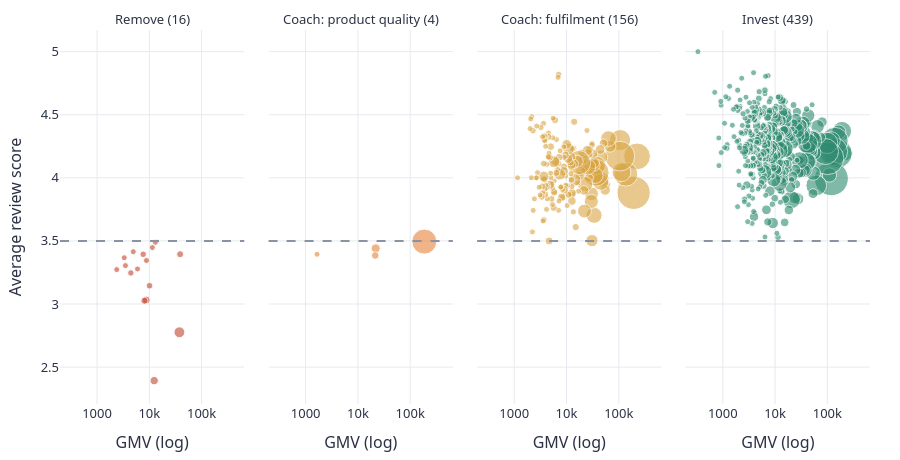

The notebook cell this image was saved under:
### Code cell
V.fig_seller_quadrant(sc)

### Figure 1 — Plotly figure (JSON) as saved in the notebook; plotly's stock layout.template omitted (floating-point values rounded to 4 significant figures; data arrays with more than 128 entries replaced by an {"elided": "..."} marker saying what was removed)
{"data": [{"customdata": [[76, 0.2105, "auto"], [183, 0.1366, "watches_gifts"], [45, 0.1556, "construction_tools_construction"], [107, 0.215, "unknown"], [38, 0.2105, "watches_gifts"], [69, 0.2899, "bed_bath_table"], [58, 0.1379, "office_furniture"], [96, 0.2604, "toys"], [78, 0.1154, "bed_bath_table"], [66, 0.1364, "bed_bath_table"], [36, 0.3333, "baby"], [41, 0.3171, "housewares"], [65, 0.1692, "baby"], [46, 0.1739, "bed_bath_table"], [30, 0.1667, "pet_shop"], [44, 0.2727, "furniture_decor"]], "hovertemplate": "%{text}<br>R$ %{x:,.0f} GMV, %{y:.2f} stars<br>%{customdata[0]:,} orders, %{customdata[1]:.1%} late<br>%{customdata[2]}<extra></extra>", "marker": {"color": "#c1462f", "line": {"color": "#ffffff", "width": 1}, "opacity": 0.6, "size": [76, 183, 45, 107, 38, 69, 58, 96, 78, 66, 36, 41, 65, 46, 30, 44], "sizemin": 3, "sizemode": "area", "sizeref": 3.092}, "mode": "markers", "showlegend": false, "text": ["712e6ed8aa4aa1fa65dab41fed5737e4", "2eb70248d66e0e3ef83659f71b244378", "0b35c634521043bf4b47e21547b99ab5", "1ca7077d890b907f89be8c954a02686a", "c60b801f2d52c7f7f91de00870882a75", "54965bbe3e4f07ae045b90b0b8541f52", "5058e8c1e82653974541e83690655b4a", "a49928bcdf77c55c6d6e05e09a9b4ca5", "972d0f9cf61b499a4812cf0bfa3ad3c4", "6fd52c528dcb38be2eea044946b811f8", "ad781527c93d00d89a11eecd9dcad7c1", "835f0f7810c76831d6c7d24c7a646d4d", "bbad7e518d7af88a0897397ffdca1979", "602044f2c16190c2c6e45eb35c2e21cb", "070d165398b553f3b4b851c216b8a358", "2a1348e9addc1af5aaa619b1a3679d6b"], "type": "scatter", "x": [38800.0, 37580.0, 13050.0, 12390.0, 11420.0, 10090.0, 8813.0, 8727.0, 8044.0, 7626.0, 5945.0, 4929.0, 4430.0, 3492.0, 3312.0, 2378.0], "xaxis": "x", "y": [3.395, 2.776, 3.489, 2.393, 3.447, 3.145, 3.345, 3.031, 3.026, 3.394, 3.278, 3.415, 3.246, 3.304, 3.367, 3.273], "yaxis": "y"}, {"customdata": [[966, 0.09938, "office_furniture"], [127, 0.03937, "furniture_decor"], [91, 0.06593, "perfumery"], [33, 0.06061, "fashion_male_clothing"]], "hovertemplate": "%{text}<br>R$ %{x:,.0f} GMV, %{y:.2f} stars<br>%{customdata[0]:,} orders, %{customdata[1]:.1%} late<br>%{customdata[2]}<extra></extra>", "marker": {"color": "#e8833a", "line": {"color": "#ffffff", "width": 1}, "opacity": 0.6, "size": [966, 127, 91, 33], "sizemin": 3, "sizemode": "area", "sizeref": 3.092}, "mode": "markers", "showlegend": false, "text": ["7c67e1448b00f6e969d365cea6b010ab", "710e3548e02bc1d2831dfc4f1b5b14d4", "8444e55c1f13cd5c179851e5ca5ebd00", "dc8798cbf453b7e0f98745e396cc5616"], "type": "scatter", "x": [186200.0, 21870.0, 21460.0, 1653.0], "xaxis": "x2", "y": [3.495, 3.441, 3.385, 3.394], "yaxis": "y2"}, {"customdata": {"elided": "156x3 mixed values"}, "hovertemplate": "%{text}<br>R$ %{x:,.0f} GMV, %{y:.2f} stars<br>%{customdata[0]:,} orders, %{customdata[1]:.1%} late<br>%{customdata[2]}<extra></extra>", "marker": {"color": "#d9a441", "line": {"color": "#ffffff", "width": 1}, "opacity": 0.6, "size": {"elided": "156 int values"}, "sizemin": 3, "sizemode": "area", "sizeref": 3.092}, "mode": "markers", "showlegend": false, "text": {"elided": "156 str values"}, "type": "scatter", "x": {"elided": "156 float values"}, "xaxis": "x3", "y": {"elided": "156 float values"}, "yaxis": "y3"}, {"customdata": {"elided": "439x3 mixed values"}, "hovertemplate": "%{text}<br>R$ %{x:,.0f} GMV, %{y:.2f} stars<br>%{customdata[0]:,} orders, %{customdata[1]:.1%} late<br>%{customdata[2]}<extra></extra>", "marker": {"color": "#2e8b6f", "line": {"color": "#ffffff", "width": 1}, "opacity": 0.6, "size": {"elided": "439 int values"}, "sizemin": 3, "sizemode": "area", "sizeref": 3.092}, "mode": "markers", "showlegend": false, "text": {"elided": "439 str values"}, "type": "scatter", "x": {"elided": "439 float values"}, "xaxis": "x4", "y": {"elided": "439 float values"}, "yaxis": "y4"}], "layout": {"annotations": [{"font": {"size": 13}, "showarrow": false, "text": "Remove (16)", "x": 0.1138, "xanchor": "center", "xref": "paper", "y": 1.0, "yanchor": "bottom", "yref": "paper"}, {"font": {"size": 13}, "showarrow": false, "text": "Coach: product quality (4)", "x": 0.3712, "xanchor": "center", "xref": "paper", "y": 1.0, "yanchor": "bottom", "yref": "paper"}, {"font": {"size": 13}, "showarrow": false, "text": "Coach: fulfilment (156)", "x": 0.6288, "xanchor": "center", "xref": "paper", "y": 1.0, "yanchor": "bottom", "yref": "paper"}, {"font": {"size": 13}, "showarrow": false, "text": "Invest (439)", "x": 0.8862, "xanchor": "center", "xref": "paper", "y": 1.0, "yanchor": "bottom", "yref": "paper"}], "font": {"color": "#2b3245", "family": "IBM Plex Sans, Segoe UI, Helvetica, Arial, sans-serif", "size": 13}, "height": 460, "hoverlabel": {"font": {"family": "IBM Plex Sans, Segoe UI, Helvetica, Arial, sans-serif"}}, "legend": {"orientation": "h", "title": {"text": ""}, "x": 0, "y": 1.02, "yanchor": "bottom"}, "margin": {"b": 50, "l": 60, "r": 30, "t": 30}, "paper_bgcolor": "#ffffff", "plot_bgcolor": "#ffffff", "shapes": [{"line": {"color": "#8a93a5", "dash": "dash"}, "type": "line", "x0": 0, "x1": 1, "xref": "x domain", "y0": 3.5, "y1": 3.5, "yref": "y"}, {"line": {"color": "#8a93a5", "dash": "dash"}, "type": "line", "x0": 0, "x1": 1, "xref": "x2 domain", "y0": 3.5, "y1": 3.5, "yref": "y2"}, {"line": {"color": "#8a93a5", "dash": "dash"}, "type": "line", "x0": 0, "x1": 1, "xref": "x3 domain", "y0": 3.5, "y1": 3.5, "yref": "y3"}, {"line": {"color": "#8a93a5", "dash": "dash"}, "type": "line", "x0": 0, "x1": 1, "xref": "x4 domain", "y0": 3.5, "y1": 3.5, "yref": "y4"}], "xaxis": {"anchor": "y", "domain": [0.0, 0.2275], "gridcolor": "#e6e9ef", "matches": "x", "title": {"text": "GMV (log)"}, "type": "log", "zeroline": false}, "xaxis2": {"anchor": "y2", "domain": [0.2575, 0.485], "gridcolor": "#e6e9ef", "matches": "x", "title": {"text": "GMV (log)"}, "type": "log", "zeroline": false}, "xaxis3": {"anchor": "y3", "domain": [0.515, 0.7425], "gridcolor": "#e6e9ef", "matches": "x", "title": {"text": "GMV (log)"}, "type": "log", "zeroline": false}, "xaxis4": {"anchor": "y4", "domain": [0.7725, 1.0], "gridcolor": "#e6e9ef", "matches": "x", "title": {"text": "GMV (log)"}, "type": "log", "zeroline": false}, "yaxis": {"anchor": "x", "domain": [0.0, 1.0], "gridcolor": "#e6e9ef", "title": {"text": "Average review score"}, "zeroline": false}, "yaxis2": {"anchor": "x2", "domain": [0.0, 1.0], "gridcolor": "#e6e9ef", "matches": "y", "showticklabels": false, "zeroline": false}, "yaxis3": {"anchor": "x3", "domain": [0.0, 1.0], "gridcolor": "#e6e9ef", "matches": "y", "showticklabels": false, "zeroline": false}, "yaxis4": {"anchor": "x4", "domain": [0.0, 1.0], "gridcolor": "#e6e9ef", "matches": "y", "showticklabels": false, "zeroline": false}}}
